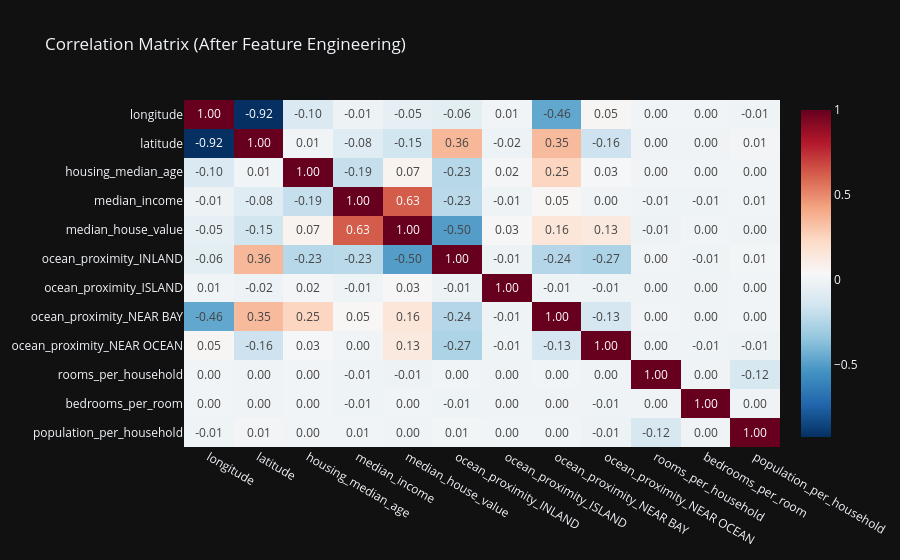

Notebook source saved alongside this figure:
### Markdown cell above
## 1.4 Feature Engineering & Multicollinearity

### Code cell
# Create ratios (Feature Engineering) per household to fix multicollinearity between total_rooms, total_bedrooms, population, and households.
df_California_copy['rooms_per_household'] = df_California_copy['total_rooms'] / df_California_copy['households']
df_California_copy['bedrooms_per_room'] = df_California_copy['total_bedrooms'] / df_California_copy['total_rooms']
df_California_copy['population_per_household'] = df_California_copy['population'] / df_California_copy['households']

# Now drop ALL the original highly-correlated counts
features_to_drop = ['total_rooms', 'total_bedrooms', 'population', 'households']
df_California_copy = df_California_copy.drop(columns=features_to_drop)

# Check the new correlation matrix to prove multicollinearity is fixed!
numeric_cols = df_California_copy.select_dtypes(include=[np.number])
corr_matrix = numeric_cols.corr()

fig_corr = px.imshow(corr_matrix, 
                     text_auto=".2f", 
                     aspect="auto",
                     color_continuous_scale='RdBu_r',
                     template='plotly_dark',
                     title='Correlation Matrix (After Feature Engineering)',)
fig_corr.show()

### Figure 1 — Plotly figure (JSON) as saved in the notebook; plotly's stock layout.template omitted (floating-point values rounded to 4 significant figures; data arrays with more than 128 entries replaced by an {"elided": "..."} marker saying what was removed)
{"data": [{"coloraxis": "coloraxis", "hovertemplate": "x: %{x}<br>y: %{y}<br>color: %{z}<extra></extra>", "name": "0", "texttemplate": "%{z:.2f}", "type": "heatmap", "x": ["longitude", "latitude", "housing_median_age", "median_income", "median_house_value", "ocean_proximity_INLAND", "ocean_proximity_ISLAND", "ocean_proximity_NEAR BAY", "ocean_proximity_NEAR OCEAN", "rooms_per_household", "bedrooms_per_room", "population_per_household"], "xaxis": "x", "y": ["longitude", "latitude", "housing_median_age", "median_income", "median_house_value", "ocean_proximity_INLAND", "ocean_proximity_ISLAND", "ocean_proximity_NEAR BAY", "ocean_proximity_NEAR OCEAN", "rooms_per_household", "bedrooms_per_room", "population_per_household"], "yaxis": "y", "z": {"elided": "12x12 float values"}}], "layout": {"coloraxis": {"colorscale": [[0, "rgb(5,48,97)"], [0.1, "rgb(33,102,172)"], [0.2, "rgb(67,147,195)"], [0.3, "rgb(146,197,222)"], [0.4, "rgb(209,229,240)"], [0.5, "rgb(247,247,247)"], [0.6, "rgb(253,219,199)"], [0.7, "rgb(244,165,130)"], [0.8, "rgb(214,96,77)"], [0.9, "rgb(178,24,43)"], [1, "rgb(103,0,31)"]]}, "title": {"text": "Correlation Matrix (After Feature Engineering)"}, "xaxis": {"anchor": "y", "domain": [0, 1]}, "yaxis": {"anchor": "x", "autorange": "reversed", "domain": [0, 1]}}}
